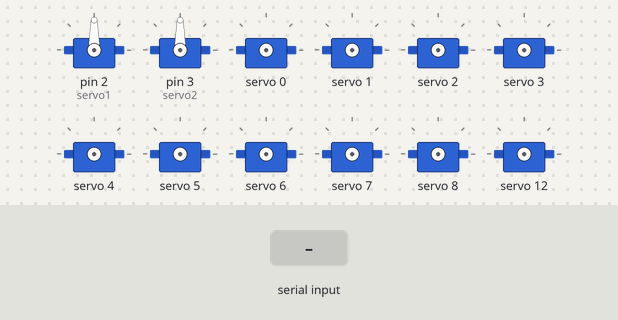
Simulated run of this sketch. Board: Arduino Uno, built with avr-gcc and run on an emulated ATmega328P. Parts: 12 × servo. The inputs (shaded band) are chosen by the test bench. What the sketch prints to the serial monitor is not drawn.

Above: at 1.2 s.
1.3 s: "u" received over Serial
At 2.6 s:
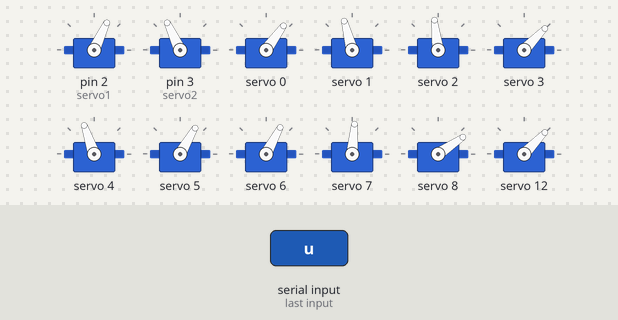
4.3 s: "d" received over Serial
At 6.1 s:
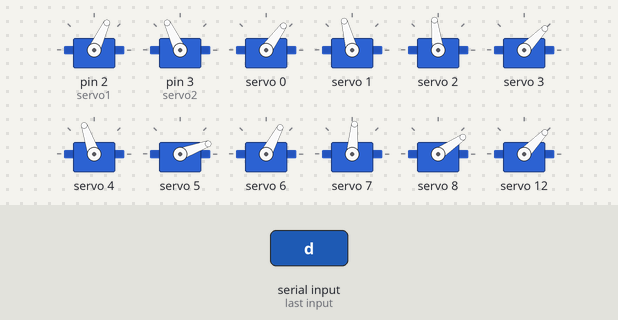
7.3 s: "l" received over Serial
At 7.36 s:
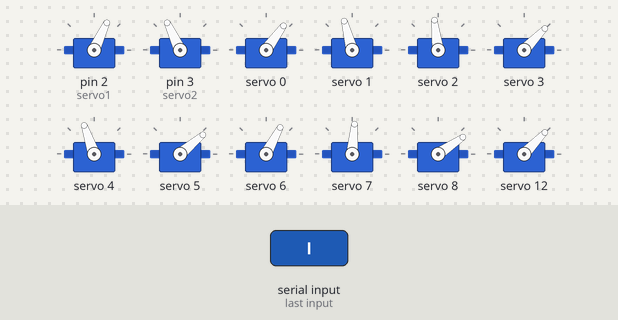
10.3 s: "r" received over Serial
At 10.47 s:
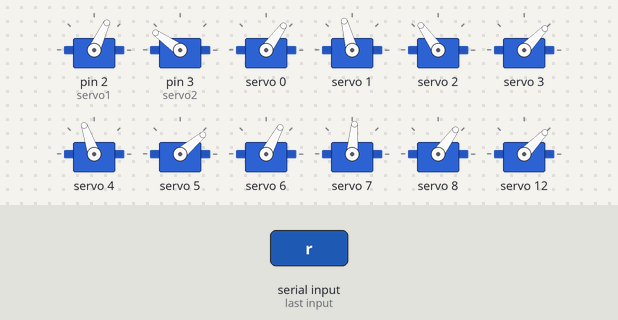
13.3 s: "f" received over Serial
At 14.2 s:
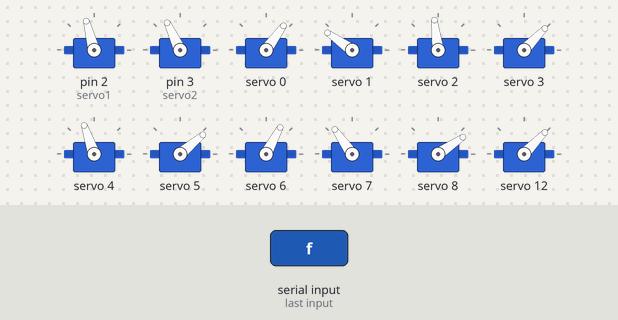
Timing chart, 0 to 15.8 s (numbered marks = the images above; inputs shaded):
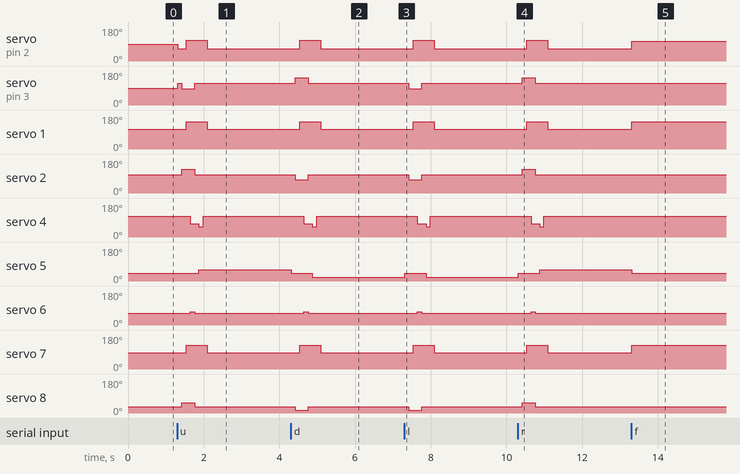

The sketch:

SFM_SPKT.ino
```cpp
#include <Servo.h>
Servo servo2;
Servo servo1;

char state;// bluetooth

#include <Wire.h>
#include <Adafruit_PWMServoDriver.h>
Adafruit_PWMServoDriver pwm = Adafruit_PWMServoDriver();
#define SERVOMIN  125 // this is the 'minimum' pulse length count (out of 4096)
#define SERVOMAX  575 // this is the 'maximum' pulse length count (out of 4096)
uint8_t servonum = 0;

void setup() {

  servo1.attach(2);
  servo2.attach(3);

  Serial.begin(9600);
  Serial.println("8 channel Servo test!");
  pwm.begin();
  pwm.setPWMFreq(60);  // Analog servos run at ~60 Hz updates
  delay(10);
}
void loop() {

  state = Serial.read();

switch (state) {
  case 'u':
    up();
    break;
  case 'd':
    down();
    break;
  case 'l':
    left();
    break;
  case 'r':
    right();
    break;
  case 'f':
    freeze();
    break;

  default:
   break;

}


}
void freeze()
{
// đứng cao 50
    pwm.setPWM(0, 0, 270);
      pwm.setPWM(1, 0, 500);
      pwm.setPWM(2, 0, 380);

      pwm.setPWM(3, 0, 250);
      pwm.setPWM(4, 0, 410);
      pwm.setPWM(5, 0, 235);


      pwm.setPWM(6, 0, 290);
      pwm.setPWM(7, 0, 450);
      pwm.setPWM(8, 0, 220);

      pwm.setPWM(12, 0, 250);
      pwm.setPWM(13, 0, 450);
      pwm.setPWM(14, 0, 370);

      pwm.setPWM(15, 0, 220);
      servo1.write(105);
      servo2.write(115);

      pwm.setPWM(9 , 0, 220);
      pwm.setPWM(10, 0, 470);
      pwm.setPWM(11, 0, 300);

delay(100);
}
void up()
{
float a = 100;
// dơ chân 1,3,5 = ẹo chân 2,4,6
      pwm.setPWM(0, 0, 270);
      pwm.setPWM(1, 0, 400);//////////// 480
      pwm.setPWM(2, 0, 380);

      pwm.setPWM(3, 0, 250);
      pwm.setPWM(4, 0, 410);
      pwm.setPWM(5, 0, 235);

      pwm.setPWM(6, 0, 290);
      pwm.setPWM(7, 0, 350);//////////// 430
      pwm.setPWM(8, 0, 220);

      pwm.setPWM(12, 0, 250);
      pwm.setPWM(13, 0, 450);
      pwm.setPWM(14, 0, 370);

      pwm.setPWM(15, 0, 220);
      servo1.write(65);  /////////////// 95
      servo2.write(115);

      pwm.setPWM(9 , 0, 220);
      pwm.setPWM(10, 0, 470);
      pwm.setPWM(11, 0, 300);

delay(a);
// quơ chân 1,3,5
      pwm.setPWM(0, 0, 270);
      pwm.setPWM(1, 0, 400);//////////// 480
      pwm.setPWM(2, 0, 450);////// 380

      pwm.setPWM(3, 0, 250);
      pwm.setPWM(4, 0, 410);
      pwm.setPWM(5, 0, 235);

      pwm.setPWM(6, 0, 290);
      pwm.setPWM(7, 0, 350);////////////// 430
      pwm.setPWM(8, 0, 270);////////////// 220

      pwm.setPWM(12, 0, 250);
      pwm.setPWM(13, 0, 450);
      pwm.setPWM(14, 0, 370);

      pwm.setPWM(15, 0, 220);
      servo1.write(65);  ////////////////95
      servo2.write(85);  ////////////// 115

      pwm.setPWM(9 , 0, 220);
      pwm.setPWM(10, 0, 470);
      pwm.setPWM(11, 0, 300);

delay(a);
// hạ chạn 1,3,5
      pwm.setPWM(0, 0, 270);
      pwm.setPWM(1, 0, 500);
      pwm.setPWM(2, 0, 450);//////// 380

      pwm.setPWM(3, 0, 250);
      pwm.setPWM(4, 0, 410);
      pwm.setPWM(5, 0, 235);

      pwm.setPWM(6, 0, 290);
      pwm.setPWM(7, 0, 450);
      pwm.setPWM(8, 0, 270);////// 220

      pwm.setPWM(12, 0, 250);
      pwm.setPWM(13, 0, 450);
      pwm.setPWM(14, 0, 370);

      pwm.setPWM(15, 0, 220);
      servo1.write(110);
      servo2.write(85);  ////// 115

      pwm.setPWM(9 , 0, 220);
      pwm.setPWM(10, 0, 470);
      pwm.setPWM(11, 0, 300);

delay(a);
// dở chân 2,4,6
      pwm.setPWM(0, 0, 270);
      pwm.setPWM(1, 0, 500);
      pwm.setPWM(2, 0, 450);//////// 380

      pwm.setPWM(3, 0, 250);
      pwm.setPWM(4, 0, 310);///////////////////390
      pwm.setPWM(5, 0, 235);

      pwm.setPWM(6, 0, 310);
      pwm.setPWM(7, 0, 450);
      pwm.setPWM(8, 0, 270);/////////// 220

      pwm.setPWM(12, 0, 250);
      pwm.setPWM(13, 0, 350);//////////////////430
      pwm.setPWM(14, 0, 370);

      pwm.setPWM(15, 0, 220);
      servo1.write(110);
      servo2.write(85);  ///////////// 115

      pwm.setPWM(9 , 0, 220);
      pwm.setPWM(10, 0, 370);////////////////// 450
      pwm.setPWM(11, 0, 300);

delay(a);
// ẹo chân 1,3,5
      pwm.setPWM(0, 0, 270);
      pwm.setPWM(1, 0, 500);
      pwm.setPWM(2, 0, 380);

      pwm.setPWM(3, 0, 250);
      pwm.setPWM(4, 0, 310);///////////// 390
      pwm.setPWM(5, 0, 235);

      pwm.setPWM(6, 0, 290);
      pwm.setPWM(7, 0, 450);
      pwm.setPWM(8, 0, 220);

      pwm.setPWM(12, 0, 250);
      pwm.setPWM(13, 0, 350);/////////// 430
      pwm.setPWM(14, 0, 370);

      pwm.setPWM(15, 0, 220);
      servo1.write(110);
      servo2.write(115);

      pwm.setPWM(9 , 0, 230);
      pwm.setPWM(10, 0, 370);///////////// 450
      pwm.setPWM(11, 0, 300);

delay(a);
// quơ chân 2,4,6
      pwm.setPWM(0, 0, 270);
      pwm.setPWM(1, 0, 500);
      pwm.setPWM(2, 0, 380);

      pwm.setPWM(3, 0, 250);
      pwm.setPWM(4, 0, 270);////////////// 390
      pwm.setPWM(5, 0, 285);//// 235


      pwm.setPWM(6, 0, 290);
      pwm.setPWM(7, 0, 450);
      pwm.setPWM(8, 0, 220);

      pwm.setPWM(12, 0, 250);
      pwm.setPWM(13, 0, 350);//////////// 430
      pwm.setPWM(14, 0, 320);//// 370

      pwm.setPWM(15, 0, 220);
      servo1.write(110);
      servo2.write(115);

      pwm.setPWM(9 , 0, 220);
      pwm.setPWM(10, 0, 370);///////////////// 450
      pwm.setPWM(11, 0, 280);/////// 300

delay(a);
// hạ chân 2,4,6
      pwm.setPWM(0, 0, 270);
      pwm.setPWM(1, 0, 500);
      pwm.setPWM(2, 0, 380);

      pwm.setPWM(3, 0, 250);
      pwm.setPWM(4, 0, 410);
      pwm.setPWM(5, 0, 285);//////// 235

      pwm.setPWM(6, 0, 290);
      pwm.setPWM(7, 0, 450);
      pwm.setPWM(8, 0, 220);

      pwm.setPWM(12, 0, 250);
      pwm.setPWM(13, 0, 450);
      pwm.setPWM(14, 0, 320);/////////// 370

      pwm.setPWM(15, 0, 220);
      servo1.write(110);
      servo2.write(115);

      pwm.setPWM(9 , 0, 220);
      pwm.setPWM(10, 0, 470);
      pwm.setPWM(11, 0, 280);///////// 300

delay(a);
// dở chân 1,3,5
      pwm.setPWM(0, 0, 270);
      pwm.setPWM(1, 0, 400);////// 480
      pwm.setPWM(2, 0, 380);

      pwm.setPWM(3, 0, 250);
      pwm.setPWM(4, 0, 410);
      pwm.setPWM(5, 0, 285);


      pwm.setPWM(6, 0, 290);
      pwm.setPWM(7, 0, 350);/////////// 430
      pwm.setPWM(8, 0, 220);

      pwm.setPWM(12, 0, 250);
      pwm.setPWM(13, 0, 450);
      pwm.setPWM(14, 0, 320);

      pwm.setPWM(15, 0, 220);
      servo1.write(65);  /////////// 95
      servo2.write(115);

      pwm.setPWM(9 , 0, 220);
      pwm.setPWM(10, 0, 470);
      pwm.setPWM(11, 0, 280);


delay(a);
}
void down()
{
float a = 100;

// dơ chân 1,3,5 = ẹo chân 2,4,6
      pwm.setPWM(0, 0, 270);
      pwm.setPWM(1, 0, 400);//////////// 480
      pwm.setPWM(2, 0, 380);

      pwm.setPWM(3, 0, 250);
      pwm.setPWM(4, 0, 410);
      pwm.setPWM(5, 0, 235);

      pwm.setPWM(6, 0, 290);
      pwm.setPWM(7, 0, 350);//////////// 430
      pwm.setPWM(8, 0, 220);

      pwm.setPWM(12, 0, 250);
      pwm.setPWM(13, 0, 450);
      pwm.setPWM(14, 0, 370);

      pwm.setPWM(15, 0, 220);
      servo1.write(65);  /////////////// 95
      servo2.write(115);

      pwm.setPWM(9 , 0, 220);
      pwm.setPWM(10, 0, 470);
      pwm.setPWM(11, 0, 300);

delay(a);
// quơ chân 1,3,5
      pwm.setPWM(0, 0, 270);
      pwm.setPWM(1, 0, 400);//////////// 480
      pwm.setPWM(2, 0, 310);////// 380

      pwm.setPWM(3, 0, 250);
      pwm.setPWM(4, 0, 410);
      pwm.setPWM(5, 0, 235);

      pwm.setPWM(6, 0, 290);
      pwm.setPWM(7, 0, 350);////////////// 430
      pwm.setPWM(8, 0, 170);////////////// 220

      pwm.setPWM(12, 0, 250);
      pwm.setPWM(13, 0, 450);
      pwm.setPWM(14, 0, 370);

      pwm.setPWM(15, 0, 220);
      servo1.write(65);  ////////////////95
      servo2.write(145);  ////////////// 115

      pwm.setPWM(9 , 0, 220);
      pwm.setPWM(10, 0, 470);
      pwm.setPWM(11, 0, 300);

delay(a);
// hạ chạn 1,3,5
      pwm.setPWM(0, 0, 270);
      pwm.setPWM(1, 0, 500);
      pwm.setPWM(2, 0, 310);//////// 380

      pwm.setPWM(3, 0, 250);
      pwm.setPWM(4, 0, 410);
      pwm.setPWM(5, 0, 235);

      pwm.setPWM(6, 0, 290);
      pwm.setPWM(7, 0, 450);
      pwm.setPWM(8, 0, 170);////// 220

      pwm.setPWM(12, 0, 250);
      pwm.setPWM(13, 0, 450);
      pwm.setPWM(14, 0, 370);

      pwm.setPWM(15, 0, 220);
      servo1.write(110);
      servo2.write(145);  ////// 115

      pwm.setPWM(9 , 0, 220);
      pwm.setPWM(10, 0, 470);
      pwm.setPWM(11, 0, 300);

delay(a);
// dở chân 2,4,6
      pwm.setPWM(0, 0, 270);
      pwm.setPWM(1, 0, 500);
      pwm.setPWM(2, 0, 310);//////// 380

      pwm.setPWM(3, 0, 250);
      pwm.setPWM(4, 0, 310);///////////////////390
      pwm.setPWM(5, 0, 235);

      pwm.setPWM(6, 0, 310);
      pwm.setPWM(7, 0, 450);
      pwm.setPWM(8, 0, 170);/////////// 220

      pwm.setPWM(12, 0, 250);
      pwm.setPWM(13, 0, 350);//////////////////430
      pwm.setPWM(14, 0, 370);

      pwm.setPWM(15, 0, 220);
      servo1.write(110);
      servo2.write(145);  ///////////// 115

      pwm.setPWM(9 , 0, 220);
      pwm.setPWM(10, 0, 370);////////////////// 450
      pwm.setPWM(11, 0, 300);

delay(a);
// ẹo chân 1,3,5
      pwm.setPWM(0, 0, 270);
      pwm.setPWM(1, 0, 500);
      pwm.setPWM(2, 0, 380);

      pwm.setPWM(3, 0, 250);
      pwm.setPWM(4, 0, 310);///////////// 390
      pwm.setPWM(5, 0, 235);

      pwm.setPWM(6, 0, 290);
      pwm.setPWM(7, 0, 450);
      pwm.setPWM(8, 0, 220);

      pwm.setPWM(12, 0, 250);
      pwm.setPWM(13, 0, 350);/////////// 430
      pwm.setPWM(14, 0, 370);

      pwm.setPWM(15, 0, 220);
      servo1.write(110);
      servo2.write(115);

      pwm.setPWM(9 , 0, 230);
      pwm.setPWM(10, 0, 370);///////////// 450
      pwm.setPWM(11, 0, 300);


delay(a);
// quơ chân 2,4,6
      pwm.setPWM(0, 0, 270);
      pwm.setPWM(1, 0, 500);
      pwm.setPWM(2, 0, 380);

      pwm.setPWM(3, 0, 250);
      pwm.setPWM(4, 0, 270);
      pwm.setPWM(5, 0, 185);//// 235

      pwm.setPWM(6, 0, 290);
      pwm.setPWM(7, 0, 450);
      pwm.setPWM(8, 0, 220);

      pwm.setPWM(12, 0, 250);
      pwm.setPWM(13, 0, 350);
      pwm.setPWM(14, 0, 420);//// 370

      pwm.setPWM(15, 0, 220);
      servo1.write(110);
      servo2.write(115);

      pwm.setPWM(9 , 0, 220);
      pwm.setPWM(10, 0, 370);
      pwm.setPWM(11, 0, 350);/////// 300

delay(a);
// hạ chân 2,4,6
      pwm.setPWM(0, 0, 270);
      pwm.setPWM(1, 0, 500);
      pwm.setPWM(2, 0, 380);

      pwm.setPWM(3, 0, 250);
      pwm.setPWM(4, 0, 410);
      pwm.setPWM(5, 0, 185);//////// 235

      pwm.setPWM(6, 0, 290);
      pwm.setPWM(7, 0, 450);
      pwm.setPWM(8, 0, 220);

      pwm.setPWM(12, 0, 250);
      pwm.setPWM(13, 0, 450);
      pwm.setPWM(14, 0, 420);/////////// 370

      pwm.setPWM(15, 0, 220);
      servo1.write(110);
      servo2.write(115);

      pwm.setPWM(9 , 0, 220);
      pwm.setPWM(10, 0, 470);
      pwm.setPWM(11, 0, 350);///////// 300

delay(a);
// dở chân 1,3,5
      pwm.setPWM(0, 0, 270);
      pwm.setPWM(1, 0, 400);////// 480
      pwm.setPWM(2, 0, 380);

      pwm.setPWM(3, 0, 250);
      pwm.setPWM(4, 0, 410);
      pwm.setPWM(5, 0, 185);

      pwm.setPWM(6, 0, 290);
      pwm.setPWM(7, 0, 350);/////////// 430
      pwm.setPWM(8, 0, 220);

      pwm.setPWM(12, 0, 250);
      pwm.setPWM(13, 0, 450);
      pwm.setPWM(14, 0, 4200);

      pwm.setPWM(15, 0, 220);
      servo1.write(65);  /////////// 95
      servo2.write(115);

      pwm.setPWM(9 , 0, 220);
      pwm.setPWM(10, 0, 470);
      pwm.setPWM(11, 0, 350);

   delay(a);
   }
void left()
{
float a = 100;


// dơ chân 1,3,5 = ẹo chân 2,4,6
      pwm.setPWM(0, 0, 270);
      pwm.setPWM(1, 0, 400);//////////// 480
      pwm.setPWM(2, 0, 380);

      pwm.setPWM(3, 0, 250);
      pwm.setPWM(4, 0, 410);
      pwm.setPWM(5, 0, 235);

      pwm.setPWM(6, 0, 290);
      pwm.setPWM(7, 0, 350);//////////// 430
      pwm.setPWM(8, 0, 220);

      pwm.setPWM(12, 0, 250);
      pwm.setPWM(13, 0, 450);
      pwm.setPWM(14, 0, 370);

      pwm.setPWM(15, 0, 220);
      servo1.write(65);  /////////////// 95
      servo2.write(115);

      pwm.setPWM(9 , 0, 220);
      pwm.setPWM(10, 0, 470);
      pwm.setPWM(11, 0, 300);

delay(a);
// quơ chân 1,3,5
      pwm.setPWM(0, 0, 270);
      pwm.setPWM(1, 0, 400);//////////// 480
      pwm.setPWM(2, 0, 310);////// 380

      pwm.setPWM(3, 0, 250);
      pwm.setPWM(4, 0, 410);
      pwm.setPWM(5, 0, 235);


      pwm.setPWM(6, 0, 290);
      pwm.setPWM(7, 0, 350);////////////// 430
      pwm.setPWM(8, 0, 170);////////////// 220

      pwm.setPWM(12, 0, 250);
      pwm.setPWM(13, 0, 450);
      pwm.setPWM(14, 0, 370);

      pwm.setPWM(15, 0, 220);
      servo1.write(65);  ////////////////95
      servo2.write(85);  ////////////// 115

      pwm.setPWM(9 , 0, 220);
      pwm.setPWM(10, 0, 470);
      pwm.setPWM(11, 0, 300);

delay(a);
// hạ chạn 1,3,5
      pwm.setPWM(0, 0, 270);
      pwm.setPWM(1, 0, 500);
      pwm.setPWM(2, 0, 310);//////// 380

      pwm.setPWM(3, 0, 250);
      pwm.setPWM(4, 0, 410);
      pwm.setPWM(5, 0, 235);

      pwm.setPWM(6, 0, 290);
      pwm.setPWM(7, 0, 450);
      pwm.setPWM(8, 0, 170);////// 220

      pwm.setPWM(12, 0, 250);
      pwm.setPWM(13, 0, 450);
      pwm.setPWM(14, 0, 370);

      pwm.setPWM(15, 0, 220);
      servo1.write(110);
      servo2.write(85);  ////// 115

      pwm.setPWM(9 , 0, 220);
      pwm.setPWM(10, 0, 470);
      pwm.setPWM(11, 0, 300);

delay(a);
// dở chân 2,4,6
      pwm.setPWM(0, 0, 270);
      pwm.setPWM(1, 0, 500);
      pwm.setPWM(2, 0, 310);//////// 380

      pwm.setPWM(3, 0, 250);
      pwm.setPWM(4, 0, 310);///////////////////390
      pwm.setPWM(5, 0, 235);

      pwm.setPWM(6, 0, 310);
      pwm.setPWM(7, 0, 450);
      pwm.setPWM(8, 0, 170);/////////// 220

      pwm.setPWM(12, 0, 250);
      pwm.setPWM(13, 0, 350);//////////////////430
      pwm.setPWM(14, 0, 370);

      pwm.setPWM(15, 0, 220);
      servo1.write(110);
      servo2.write(85);  ///////////// 115

      pwm.setPWM(9 , 0, 220);
      pwm.setPWM(10, 0, 370);////////////////// 450
      pwm.setPWM(11, 0, 300);

delay(a);
// ẹo chân 1,3,5
      pwm.setPWM(0, 0, 270);
      pwm.setPWM(1, 0, 500);
      pwm.setPWM(2, 0, 380);

      pwm.setPWM(3, 0, 250);
      pwm.setPWM(4, 0, 310);///////////// 390
      pwm.setPWM(5, 0, 235);

      pwm.setPWM(6, 0, 290);
      pwm.setPWM(7, 0, 450);
      pwm.setPWM(8, 0, 220);

      pwm.setPWM(12, 0, 250);
      pwm.setPWM(13, 0, 350);/////////// 430
      pwm.setPWM(14, 0, 370);

      pwm.setPWM(15, 0, 220);
      servo1.write(110);
      servo2.write(115);

      pwm.setPWM(9 , 0, 230);
      pwm.setPWM(10, 0, 370);///////////// 450
      pwm.setPWM(11, 0, 300);

delay(a);
// quơ chân 2,4,6
      pwm.setPWM(0, 0, 270);
      pwm.setPWM(1, 0, 500);
      pwm.setPWM(2, 0, 380);

      pwm.setPWM(3, 0, 250);
      pwm.setPWM(4, 0, 270);////////////// 390
      pwm.setPWM(5, 0, 185);//// 235

      pwm.setPWM(6, 0, 290);
      pwm.setPWM(7, 0, 450);
      pwm.setPWM(8, 0, 220);

      pwm.setPWM(12, 0, 250);
      pwm.setPWM(13, 0, 350);//////////// 430
      pwm.setPWM(14, 0, 320);//// 370

      pwm.setPWM(15, 0, 220);
      servo1.write(110);
      servo2.write(115);

      pwm.setPWM(9 , 0, 220);
      pwm.setPWM(10, 0, 370);///////////////// 450
      pwm.setPWM(11, 0, 250);/////// 300

delay(a);
// hạ chân 2,4,6
      pwm.setPWM(0, 0, 270);
      pwm.setPWM(1, 0, 500);
      pwm.setPWM(2, 0, 380);

      pwm.setPWM(3, 0, 250);
      pwm.setPWM(4, 0, 410);
      pwm.setPWM(5, 0, 185);//////// 235


      pwm.setPWM(6, 0, 290);
      pwm.setPWM(7, 0, 450);
      pwm.setPWM(8, 0, 220);

      pwm.setPWM(12, 0, 250);
      pwm.setPWM(13, 0, 450);
      pwm.setPWM(14, 0, 320);/////////// 370

      pwm.setPWM(15, 0, 220);
      servo1.write(110);
      servo2.write(115);

      pwm.setPWM(9 , 0, 220);
      pwm.setPWM(10, 0, 470);
      pwm.setPWM(11, 0, 250);///////// 300


delay(a);
// dở chân 1,3,5
      pwm.setPWM(0, 0, 270);
      pwm.setPWM(1, 0, 400);////// 480
      pwm.setPWM(2, 0, 380);

      pwm.setPWM(3, 0, 250);
      pwm.setPWM(4, 0, 410);
      pwm.setPWM(5, 0, 185);

      pwm.setPWM(6, 0, 290);
      pwm.setPWM(7, 0, 350);/////////// 430
      pwm.setPWM(8, 0, 220);

      pwm.setPWM(12, 0, 250);
      pwm.setPWM(13, 0, 450);
      pwm.setPWM(14, 0, 320);

      pwm.setPWM(15, 0, 220);
      servo1.write(65);  /////////// 95
      servo2.write(115);

      pwm.setPWM(9 , 0, 220);
      pwm.setPWM(10, 0, 470);
      pwm.setPWM(11, 0, 250);

delay(a);
}

void right()// queo phải
{
float a = 100;
// dơ chân 1,3,5 = ẹo chân 2,4,6
      pwm.setPWM(0, 0, 270);
      pwm.setPWM(1, 0, 400);//////////// 480
      pwm.setPWM(2, 0, 380);

      pwm.setPWM(3, 0, 250);
      pwm.setPWM(4, 0, 410);
      pwm.setPWM(5, 0, 235);

      pwm.setPWM(6, 0, 290);
      pwm.setPWM(7, 0, 350);//////////// 430
      pwm.setPWM(8, 0, 220);

      pwm.setPWM(12, 0, 250);
      pwm.setPWM(13, 0, 450);
      pwm.setPWM(14, 0, 370);

      pwm.setPWM(15, 0, 220);
      servo1.write(65);  /////////////// 95
      servo2.write(115);

      pwm.setPWM(9 , 0, 220);
      pwm.setPWM(10, 0, 470);
      pwm.setPWM(11, 0, 300);

delay(a);
// quơ chân 1,3,5
      pwm.setPWM(0, 0, 270);
      pwm.setPWM(1, 0, 400);//////////// 480
      pwm.setPWM(2, 0, 450);////// 380

      pwm.setPWM(3, 0, 250);
      pwm.setPWM(4, 0, 410);
      pwm.setPWM(5, 0, 235);

      pwm.setPWM(6, 0, 290);
      pwm.setPWM(7, 0, 350);////////////// 430
      pwm.setPWM(8, 0, 270);////////////// 220

      pwm.setPWM(12, 0, 250);
      pwm.setPWM(13, 0, 450);
      pwm.setPWM(14, 0, 370);

      pwm.setPWM(15, 0, 220);
      servo1.write(65);  ////////////////95
      servo2.write(145);  ////////////// 115

      pwm.setPWM(9 , 0, 220);
      pwm.setPWM(10, 0, 470);
      pwm.setPWM(11, 0, 300);

delay(a);
// hạ chạn 1,3,5
      pwm.setPWM(0, 0, 270);
      pwm.setPWM(1, 0, 500);
      pwm.setPWM(2, 0, 450);//////// 380

      pwm.setPWM(3, 0, 250);
      pwm.setPWM(4, 0, 410);
      pwm.setPWM(5, 0, 235);

      pwm.setPWM(6, 0, 290);
      pwm.setPWM(7, 0, 450);
      pwm.setPWM(8, 0, 270);////// 220

      pwm.setPWM(12, 0, 250);
      pwm.setPWM(13, 0, 450);
      pwm.setPWM(14, 0, 370);

      pwm.setPWM(15, 0, 220);
      servo1.write(110);
      servo2.write(145);  ////// 115

      pwm.setPWM(9 , 0, 220);
      pwm.setPWM(10, 0, 470);
      pwm.setPWM(11, 0, 300);

delay(a);
// dở chân 2,4,6
      pwm.setPWM(0, 0, 270);
      pwm.setPWM(1, 0, 500);
      pwm.setPWM(2, 0, 450);//////// 380

      pwm.setPWM(3, 0, 250);
      pwm.setPWM(4, 0, 310);///////////////////390
      pwm.setPWM(5, 0, 235);


      pwm.setPWM(6, 0, 310);
      pwm.setPWM(7, 0, 450);
      pwm.setPWM(8, 0, 270);/////////// 220

      pwm.setPWM(12, 0, 250);
      pwm.setPWM(13, 0, 350);//////////////////430
      pwm.setPWM(14, 0, 370);

      pwm.setPWM(15, 0, 220);
      servo1.write(110);
      servo2.write(145);  ///////////// 115

      pwm.setPWM(9 , 0, 220);
      pwm.setPWM(10, 0, 370);////////////////// 450
      pwm.setPWM(11, 0, 300);

delay(a);
// ẹo chân 1,3,5
      pwm.setPWM(0, 0, 270);
      pwm.setPWM(1, 0, 500);
      pwm.setPWM(2, 0, 380);

      pwm.setPWM(3, 0, 250);
      pwm.setPWM(4, 0, 310);///////////// 390
      pwm.setPWM(5, 0, 235);

      pwm.setPWM(6, 0, 290);
      pwm.setPWM(7, 0, 450);
      pwm.setPWM(8, 0, 220);

      pwm.setPWM(12, 0, 250);
      pwm.setPWM(13, 0, 350);/////////// 430
      pwm.setPWM(14, 0, 370);

      pwm.setPWM(15, 0, 220);
      servo1.write(110);
      servo2.write(115);

      pwm.setPWM(9 , 0, 230);
      pwm.setPWM(10, 0, 370);///////////// 450
      pwm.setPWM(11, 0, 300);


delay(a);
// quơ chân 2,4,6
      pwm.setPWM(0, 0, 270);
      pwm.setPWM(1, 0, 500);
      pwm.setPWM(2, 0, 380);

      pwm.setPWM(3, 0, 250);
      pwm.setPWM(4, 0, 270);
      pwm.setPWM(5, 0, 285);//// 235

      pwm.setPWM(6, 0, 290);
      pwm.setPWM(7, 0, 450);
      pwm.setPWM(8, 0, 220);

      pwm.setPWM(12, 0, 250);
      pwm.setPWM(13, 0, 350);
      pwm.setPWM(14, 0, 420);//// 370

      pwm.setPWM(15, 0, 220);
      servo1.write(110);
      servo2.write(115);

      pwm.setPWM(9 , 0, 220);
      pwm.setPWM(10, 0, 370);
      pwm.setPWM(11, 0, 350);/////// 300


delay(a);
// hạ chân 2,4,6
      pwm.setPWM(0, 0, 270);
      pwm.setPWM(1, 0, 500);
      pwm.setPWM(2, 0, 380);

      pwm.setPWM(3, 0, 250);
      pwm.setPWM(4, 0, 410);
      pwm.setPWM(5, 0, 285);//////// 235

      pwm.setPWM(6, 0, 290);
      pwm.setPWM(7, 0, 450);
      pwm.setPWM(8, 0, 220);

      pwm.setPWM(12, 0, 250);
      pwm.setPWM(13, 0, 450);
      pwm.setPWM(14, 0, 420);/////////// 370

      pwm.setPWM(15, 0, 220);
      servo1.write(110);
      servo2.write(115);

      pwm.setPWM(9 , 0, 220);
      pwm.setPWM(10, 0, 470);
      pwm.setPWM(11, 0, 350);///////// 300

delay(a);
// dở chân 1,3,5
      pwm.setPWM(0, 0, 270);
      pwm.setPWM(1, 0, 400);////// 480
      pwm.setPWM(2, 0, 380);

      pwm.setPWM(3, 0, 250);
      pwm.setPWM(4, 0, 410);
      pwm.setPWM(5, 0, 285);

      pwm.setPWM(6, 0, 290);
      pwm.setPWM(7, 0, 350);/////////// 430
      pwm.setPWM(8, 0, 220);

      pwm.setPWM(12, 0, 250);
      pwm.setPWM(13, 0, 450);
      pwm.setPWM(14, 0, 420);

      pwm.setPWM(15, 0, 220);
      servo1.write(65);  /////////// 95
      servo2.write(115);

      pwm.setPWM(9 , 0, 220);
      pwm.setPWM(10, 0, 470);
      pwm.setPWM(11, 0, 350);

delay(a);
}
```

Measured:
- after the input at 1.3 s, servo on pin 2 (servo1): 90° → 65° at once, → 110° 0.22 s later, → 65° 0.56 s later; servo on pin 3 (servo2): 90° → 115° at once, → 85° 0.11 s later, → 115° 0.34 s later
- after the input at 4.3 s, servo on pin 2 (servo1): 65° → 110° after 0.24 s, → 65° 0.56 s later; servo on pin 3 (servo2): 115° → 145° after 0.12 s, → 115° 0.34 s later; servo 1: 105° → 145° after 0.24 s, → 105° 0.56 s later; servo 2: 97° → 70° after 0.12 s, → 97° 0.34 s later; servo 4: 109° → 70° after 0.35 s, → 54° 0.22 s later, → 109° 0.11 s later
- after the input at 7.3 s, servo on pin 2 (servo1): 65° → 110° after 0.24 s, → 65° 0.56 s later; servo on pin 3 (servo2): 115° → 85° after 0.12 s, → 115° 0.34 s later; servo 1: 105° → 145° after 0.24 s, → 105° 0.56 s later; servo 2: 97° → 70° after 0.12 s, → 97° 0.34 s later; servo 4: 109° → 70° after 0.35 s, → 54° 0.22 s later, → 109° 0.11 s later
- after the input at 10.3 s, servo on pin 2 (servo1): 65° → 110° after 0.24 s, → 65° 0.56 s later; servo on pin 3 (servo2): 115° → 145° after 0.12 s, → 115° 0.34 s later; servo 1: 105° → 145° after 0.24 s, → 105° 0.56 s later; servo 2: 97° → 125° after 0.12 s, → 97° 0.34 s later; servo 4: 109° → 70° after 0.35 s, → 54° 0.22 s later, → 109° 0.11 s later
- after the input at 13.3 s, servo on pin 2 (servo1): 65° → 105° at once; servo 1: 105° → 145° at once; servo 5: 60° → 40° at once; servo 7: 85° → 125° at once
